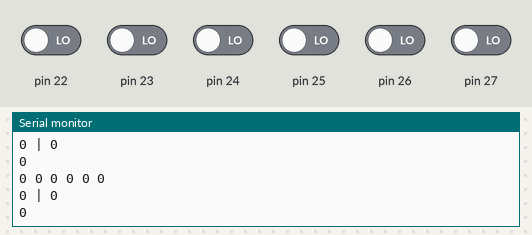
The sketch below on a simulated Arduino Mega 2560, built with avr-gcc and run on an emulated ATmega2560. On the bench: the last lines printed to the serial monitor. Inputs (shaded band) come from the test bench; at power-on: pin 22–27 LOW.

Above: at 1.2 s.
1.3 s: pin 22 driven HIGH
At 1.59 s:
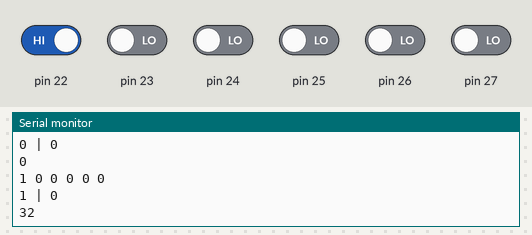
2.8 s: pin 23 driven HIGH
At 3.01 s:
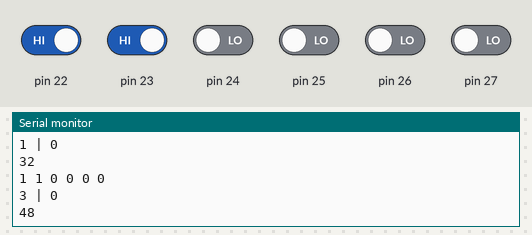
4.3 s: pin 24 driven HIGH
At 4.64 s:
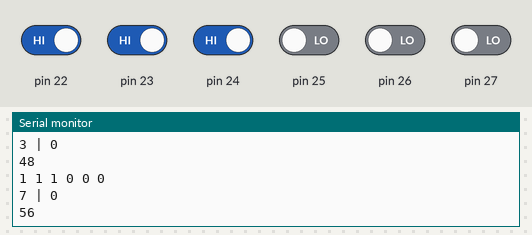
5.8 s: pin 25 driven HIGH
At 6.06 s:
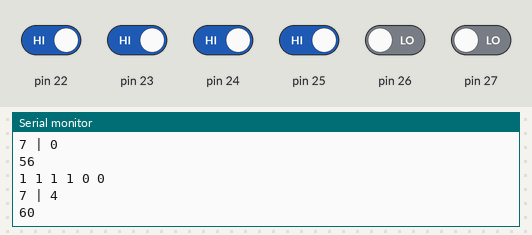
7.3 s: pin 26 driven HIGH
At 7.49 s:
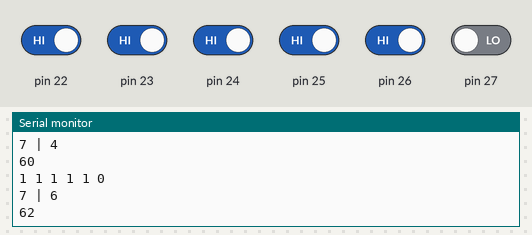
8.8 s: pin 27 driven HIGH
At 9.11 s:
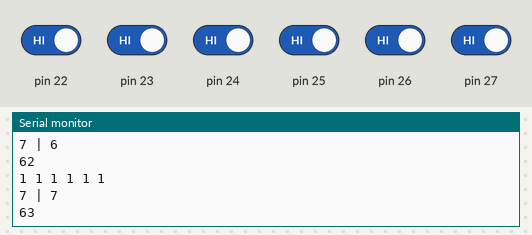
Timing chart, 0 to 11.3 s (numbered marks = the images above; inputs shaded):
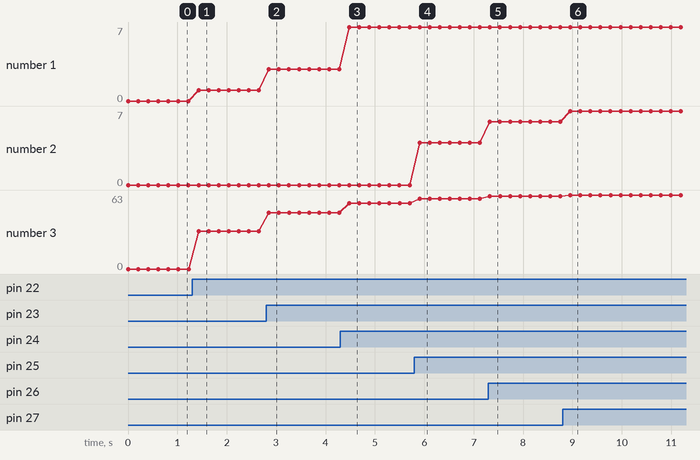

Measured:
- after the input at 1.3 s, the serial monitor: prints a new line after 0.13 s (image 1)
- after the input at 2.8 s, the serial monitor: prints a new line after 0.05 s (image 2)
- after the input at 4.3 s, the serial monitor: prints a new line after 0.18 s (image 3)
- after the input at 5.8 s, the serial monitor: prints a new line after 0.10 s (image 4)
- after the input at 7.3 s, the serial monitor: prints a new line at once (image 5)
- after the input at 8.8 s, the serial monitor: prints a new line after 0.16 s (image 6)
- plotted number 1: 0 → 1 after the input at 1.3 s, 1 → 3 after the input at 2.8 s, 3 → 7 after the input at 4.3 s
- plotted number 2: 0 → 4 after the input at 5.8 s, 4 → 6 after the input at 7.3 s

The sketch:

ITER_QTRC_sensors.ino
```cpp
#include <QTRSensors.h>

#include "Arduino.h"
#include "IterCapteursLigne.h"

//Créer une instance de la classe IterCapteursLigne
IterCapteursLigne cl;
//The setup function is called once at startup of the sketch
void setup()
{
// Add your initialization code here
	// Utilisation du port série sur USB
	Serial.begin(115200);
}

// The loop function is called in an endless loop
void loop()
{
//Add your repeated code here

	char message[10];	//Un buffer de 10 caractères
	uint8_t valCapteurs = cl.lire();	//Lire les capteurs
	//Formater une chaîne de caractère image de l'état des capteurs
	sprintf(message,"%d %d %d %d %d %d", cl.gauche2, cl.gauche1, cl.gauche, cl.droite, cl.droite1, cl.droite2);
	Serial.println(message);
	sprintf(message, "%d | %d", cl.poidsGauche, cl.poidsDroite);
	Serial.println(message);
	Serial.println(valCapteurs);

	delay(200);  //Répéter la boucle toutes les 200ms (5 fois par seconde)
}
```

IterCapteursLigne.cpp
```cpp
/*
 * ITERCapteursLigne.cpp
 *
 *  Created on: 30 oct. 2017
 *      Author: patrice
 */
#include "IterCapteursLigne.h"

#include "Arduino.h"
#include "QTRSensors.h"


#define NUM_SENSORS   6     // number of sensors used
#define TIMEOUT       2500  // waits for 2500 microseconds for sensor outputs to go low
#define EMITTER_PIN   37     // emitter is controlled by digital pin 37
#define SH	800				// Seuil haut détection du noir
#define SB	400				// Seuil bas détection du blanc

QTRSensorsRC qtrrc((unsigned char[]) {27, 26, 25, 24, 23, 22},
				NUM_SENSORS, TIMEOUT, EMITTER_PIN);

unsigned int sensorValues[NUM_SENSORS];


IterCapteursLigne::IterCapteursLigne() {
	// TODO Auto-generated constructor stub
	// Création d'un objet capteur
	/*
	 * Position des capteurs :
	 *
	 * gauche2   gauche1   gauche   droit   droit1   droit2
	 *
	 */
	droite = 0;
	gauche = 0;
	droite1 = 0;
	gauche1 = 0;
	droite2 = 0;
	gauche2 = 0;
	poidsDroite = 0;
	poidsGauche = 0;

}

uint8_t IterCapteursLigne::lire() {
	/*
	 * lire l'état binaire des capteurs de ligne
	 * et actualiser les attributs pour une utilisation plus facile
	 * Renvoyer la valeur lue (0 à 63)
	 */
	uint8_t etatCapteurs = _lireCapteursTOR();
	droite = (etatCapteurs & 4) >> 2;
	gauche = (etatCapteurs & 8) >> 3;
	droite1 = (etatCapteurs & 2) >> 1;
	gauche1 = (etatCapteurs & 16) >> 4;
	droite2 = (etatCapteurs & 1);
	gauche2 = (etatCapteurs & 32) >> 5;
	poidsDroite = etatCapteurs & 7;
	poidsGauche = gauche2 + (gauche1 << 1) + (gauche << 2);
	return etatCapteurs;

}

uint8_t IterCapteursLigne::_trigger(int sensorValue) {

	/* Traite la valeur renvoyée par un capteur
	 * renvoie
	 * 1 si sensorValue > SH, ligne noire détectée
	 * 0 si sensorValue < SB, ligne noire non détectée
	 * 2 si sensorValue est dans la bande morte
	 * Réalise un comparateur non inverseur à hystérésis
	 */
	if (sensorValue > SH)
		return 1;

	else if (sensorValue < SB)
		return 0;

	else
		return 2;

}

uint8_t IterCapteursLigne::_lireCapteursTOR() {
	/* Renvoie un nombre image de l'état des 6 capteurs
	 * 0 => que du blanc
	 * 1 => noir à droite
	 * 32 => noir à gauche
	 * 63 => noir sous tous les capteurs
	 */
	uint8_t etat = 0;
	static uint8_t etatCapteurs = 0; // etatCpateurs est conservé quand la fonction est terminée
	qtrrc.read(sensorValues);
	// Traitement des valeurs brutes lues
	for (uint8_t i = 0; i < NUM_SENSORS; i++)
	  {
		etat = _trigger(sensorValues[i]);  // etat d'un capteur selon la valeur brute lue

		// Si on n'est pas dans la bande morte, actualiser l'état du capteur
		if (etat != 2){
			if (etat == 0) {
				etat = 1 << i;
				etatCapteurs = etatCapteurs & (~etat);  //mettre à zéro le bit correspondant au capteur
			}

			else {
				etatCapteurs = etatCapteurs | (etat << i);
			}
		}

	  }
	return etatCapteurs;
}
```

IterCapteursLigne.h
```cpp
/*
 * IterCapteursLigne.h
 * Utiliser les capteurs de ligne à réflexion
 * QTRRC de polulu
 *
 *  Created on: 30 oct. 2017
 *      Author: patrice
 */

#ifndef ITERCAPTEURSLIGNE_H_
#define ITERCAPTEURSLIGNE_H_
#include "Arduino.h"
class IterCapteursLigne {

public:
	// Constructeur
	IterCapteursLigne();
	uint8_t lire();
	/*
	 * Position des capteurs :
	 *
	 * gauche2   gauche1   gauche   droit   droit1   droit2
	 *
	 */
	uint8_t droite;
	uint8_t gauche;
	uint8_t droite1;
	uint8_t gauche1;
	uint8_t droite2;
	uint8_t gauche2;
	uint8_t poidsDroite;
	uint8_t poidsGauche;

private:
	uint8_t _trigger(int sensorValue);
	uint8_t _lireCapteursTOR(void);

	uint8_t _sensorValues[];

};

#endif /* ITERCAPTEURSLIGNE_H_ */
```
